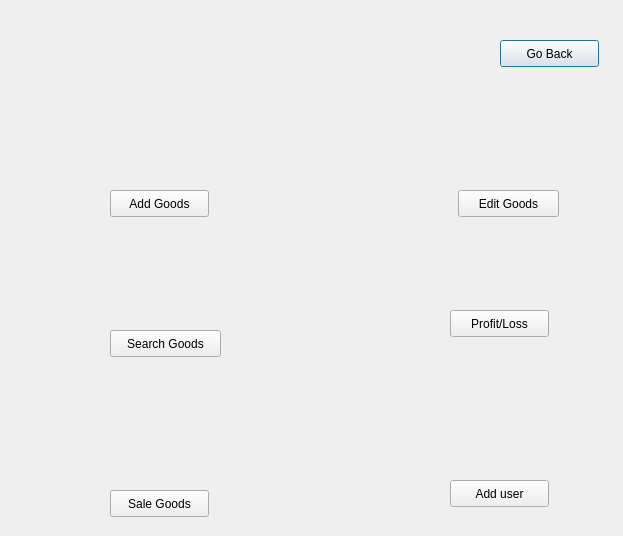
<?xml version="1.0" encoding="UTF-8"?>
<ui version="4.0">
 <class>Admin</class>
 <widget class="QDialog" name="Admin">
  <property name="geometry">
   <rect>
    <x>0</x>
    <y>0</y>
    <width>623</width>
    <height>536</height>
   </rect>
  </property>
  <property name="windowTitle">
   <string>Admin_Menu</string>
  </property>
  <widget class="QPushButton" name="pushButton">
   <property name="geometry">
    <rect>
     <x>500</x>
     <y>40</y>
     <width>99</width>
     <height>27</height>
    </rect>
   </property>
   <property name="cursor">
    <cursorShape>PointingHandCursor</cursorShape>
   </property>
   <property name="text">
    <string>Go Back</string>
   </property>
  </widget>
  <widget class="QLabel" name="label">
   <property name="geometry">
    <rect>
     <x>0</x>
     <y>0</y>
     <width>631</width>
     <height>551</height>
    </rect>
   </property>
   <property name="styleSheet">
    <string notr="true">background-image:url(&quot;Capture.jpeg&quot;)</string>
   </property>
   <property name="text">
    <string/>
   </property>
   <property name="pixmap">
    <pixmap>../build-MY_store-Desktop-Debug/Capture.JPG</pixmap>
   </property>
  </widget>
  <widget class="QPushButton" name="add">
   <property name="geometry">
    <rect>
     <x>110</x>
     <y>190</y>
     <width>99</width>
     <height>27</height>
    </rect>
   </property>
   <property name="text">
    <string>Add Goods</string>
   </property>
  </widget>
  <widget class="QPushButton" name="search">
   <property name="geometry">
    <rect>
     <x>110</x>
     <y>330</y>
     <width>111</width>
     <height>27</height>
    </rect>
   </property>
   <property name="text">
    <string>Search Goods</string>
   </property>
  </widget>
  <widget class="QPushButton" name="sale">
   <property name="geometry">
    <rect>
     <x>110</x>
     <y>490</y>
     <width>99</width>
     <height>27</height>
    </rect>
   </property>
   <property name="text">
    <string>Sale Goods</string>
   </property>
  </widget>
  <widget class="QPushButton" name="edit">
   <property name="geometry">
    <rect>
     <x>458</x>
     <y>190</y>
     <width>101</width>
     <height>27</height>
    </rect>
   </property>
   <property name="toolTip">
    <string extracomment="Select"/>
   </property>
   <property name="text">
    <string>Edit Goods</string>
   </property>
  </widget>
  <widget class="QPushButton" name="profit">
   <property name="geometry">
    <rect>
     <x>450</x>
     <y>310</y>
     <width>99</width>
     <height>27</height>
    </rect>
   </property>
   <property name="text">
    <string>Profit/Loss</string>
   </property>
  </widget>
  <widget class="QPushButton" name="adduser">
   <property name="geometry">
    <rect>
     <x>450</x>
     <y>480</y>
     <width>99</width>
     <height>27</height>
    </rect>
   </property>
   <property name="text">
    <string>Add user</string>
   </property>
  </widget>
  <zorder>label</zorder>
  <zorder>pushButton</zorder>
  <zorder>add</zorder>
  <zorder>search</zorder>
  <zorder>sale</zorder>
  <zorder>edit</zorder>
  <zorder>profit</zorder>
  <zorder>adduser</zorder>
 </widget>
 <resources/>
 <connections/>
</ui>
